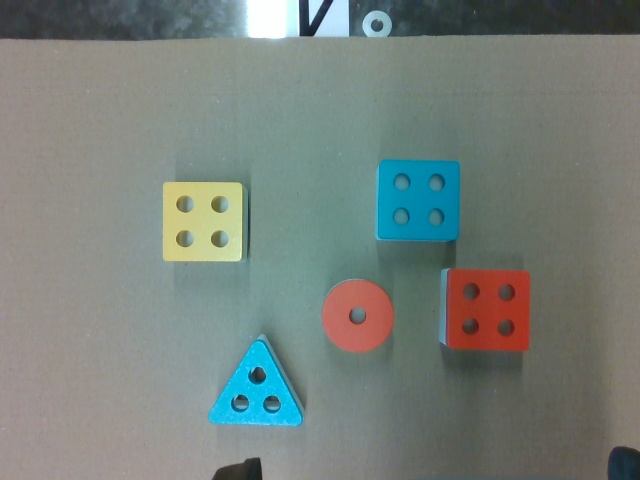
#> input picture scripts/realsense_20250416_163653.jpg, 640 x 480 px
$ python shape_color_detection.py --image realsense_20250416_163653.jpg
#> lines starting #> are read from the running program, lines starting #| are printed output that depends on the picture; after the words box and inside, x2 and y2 are one past the last pixel; in counts of white or black regions, pixels touching at a corner belong together
#> in main, image is the input picture: shape (480, 640, 3); mean B, G, R 123.5, 128.6, 119.1
import cv2
import numpy as np
import argparse
from ultralytics import YOLO
import math

def detect_shapes_and_colors(image, target_object, roi_offset=(0, 0)):
    # Make a copy of the original image
#> called with target_object = 'all', roi_offset = (0, 0)
    original = image.copy()
    result = image.copy()
    all_detected_objects = []
    detected_squares = []

    # Store ROI offset
    roi_x, roi_y = roi_offset

    # Apply preprocessing to improve detection
    # Multiple blur techniques for better noise reduction
    blurred = cv2.GaussianBlur(image, (5, 5), 0)
    bilateral = cv2.bilateralFilter(image, 9, 75, 75)  # Preserves edges better

    # Convert both to HSV color space
    hsv = cv2.cvtColor(blurred, cv2.COLOR_BGR2HSV)
#> hsv: shape (480, 640, 3); mean H, S, V 54.6, 42.5, 134.8
    hsv_bilateral = cv2.cvtColor(bilateral, cv2.COLOR_BGR2HSV)
#> hsv_bilateral: shape (480, 640, 3); mean H, S, V 54.4, 42.4, 134.8

    # Define HSV color ranges with more tolerance
    # Red objects (circle and square) - handling the wrap-around of hue
    red_lower1 = np.array([0, 100, 100])
    red_upper1 = np.array([20, 255, 255])
    red_lower2 = np.array([160, 100, 100])
    red_upper2 = np.array([180, 255, 255])

    # Blue objects (triangle and square)
    blue_lower = np.array([85, 70, 70])
    blue_upper = np.array([170, 255, 255])

    # Improved (broader with lower saturation threshold):
    yellow_lower = np.array([15, 40, 40])  # Lower saturation/value thresholds
    yellow_upper = np.array([50, 255, 255])  # Wider hue range

    # Create color masks based on target object
    red_mask = None
    blue_mask = None
    yellow_mask = None

    # Create masks for the requested objects
    if target_object in ["red_circle", "red_square", "all"]:
        red_mask1 = cv2.inRange(hsv, red_lower1, red_upper1)
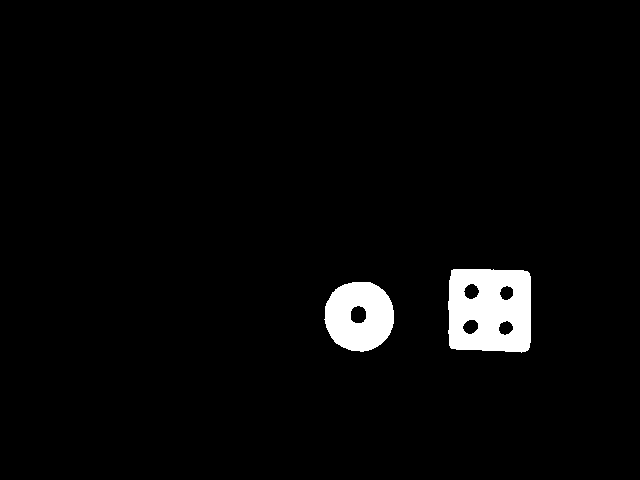
#> red_mask1: shape (480, 640); 3.2% white; 2 white regions, box (x1, y1, x2, y2) and area: (448, 269, 531, 353) 6027, (324, 282, 394, 352) 3670
        red_mask2 = cv2.inRange(hsv, red_lower2, red_upper2)
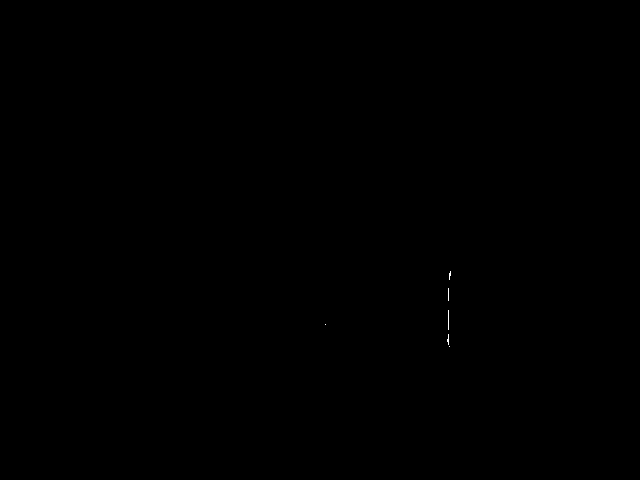
#> red_mask2: shape (480, 640); 0.02% white in thin lines or dots, all inside (x1, y1, x2, y2) = (325, 271, 451, 347)
        red_mask = cv2.bitwise_or(red_mask1, red_mask2)
#> red_mask: shape (480, 640); 3.2% white; 2 white regions, box (x1, y1, x2, y2) and area: (447, 269, 531, 353) 6087, (324, 282, 394, 352) 3671

        # Try with bilateral filter too
        red_mask1_bi = cv2.inRange(hsv_bilateral, red_lower1, red_upper1)
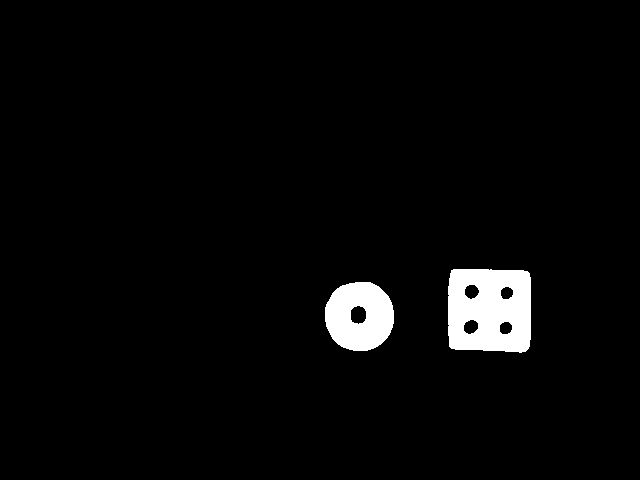
#> red_mask1_bi: shape (480, 640); 3.2% white; 2 white regions, box (x1, y1, x2, y2) and area: (448, 269, 531, 353) 6128, (325, 282, 394, 351) 3623
        red_mask2_bi = cv2.inRange(hsv_bilateral, red_lower2, red_upper2)
#> red_mask2_bi: shape (480, 640); 0.02% white in thin lines or dots, all inside (x1, y1, x2, y2) = (447, 272, 451, 345)
        red_mask_bi = cv2.bitwise_or(red_mask1_bi, red_mask2_bi)
#> red_mask_bi: shape (480, 640); 3.2% white; 2 white regions, box (x1, y1, x2, y2) and area: (447, 269, 531, 353) 6187, (325, 282, 394, 351) 3623

        # Combine both masks
        red_mask = cv2.bitwise_or(red_mask, red_mask_bi)
#> red_mask: shape (480, 640); 3.2% white; 2 white regions, box (x1, y1, x2, y2) and area: (447, 269, 531, 353) 6198, (324, 282, 394, 352) 3671

        # Apply morphological operations
        kernel = np.ones((5, 5), np.uint8)
        red_mask = cv2.morphologyEx(red_mask, cv2.MORPH_OPEN, kernel)
#> red_mask: shape (480, 640); 3.2% white; 2 white regions, box (x1, y1, x2, y2) and area: (447, 269, 531, 352) 6194, (325, 282, 394, 351) 3666
        red_mask = cv2.morphologyEx(red_mask, cv2.MORPH_CLOSE, kernel)
#> red_mask: shape (480, 640); 3.2% white; 2 white regions, box (x1, y1, x2, y2) and area: (447, 269, 531, 352) 6210, (325, 282, 394, 351) 3669

    if target_object in ["blue_triangle", "blue_square", "all"]:
        blue_mask = cv2.inRange(hsv, blue_lower, blue_upper)
#> blue_mask: shape (480, 640); 5.4% white; 33 white regions (23 under 20 px), largest, box (x1, y1, x2, y2) and area: (368, 157, 462, 267) 8020, (207, 333, 305, 428) 5631, (339, 0, 417, 36) 1569

        # Try with bilateral filter too
        blue_mask_bi = cv2.inRange(hsv_bilateral, blue_lower, blue_upper)
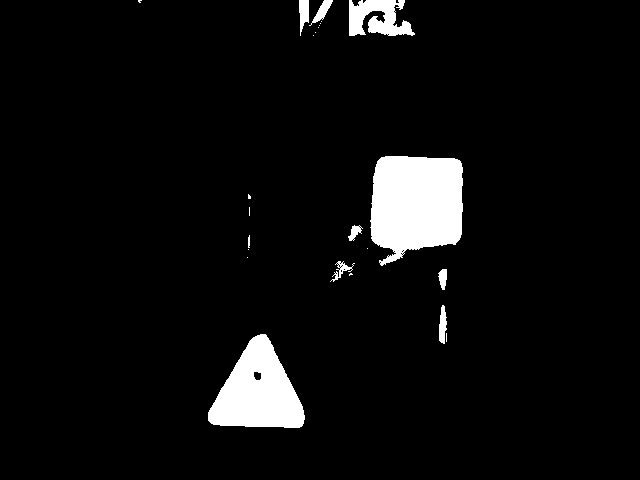
#> blue_mask_bi: shape (480, 640); 5.4% white; 24 white regions (14 under 20 px), largest, box (x1, y1, x2, y2) and area: (370, 156, 463, 266) 8180, (208, 334, 305, 428) 5612, (349, 0, 415, 36) 1592

        # Combine both masks
        blue_mask = cv2.bitwise_or(blue_mask, blue_mask_bi)
#> blue_mask: shape (480, 640); 5.6% white; 26 white regions (17 under 20 px), largest, box (x1, y1, x2, y2) and area: (368, 156, 463, 267) 8240, (207, 333, 305, 428) 5691, (339, 0, 417, 36) 1726

        # Apply morphological operations
        kernel = np.ones((5, 5), np.uint8)
        blue_mask = cv2.morphologyEx(blue_mask, cv2.MORPH_OPEN, kernel)
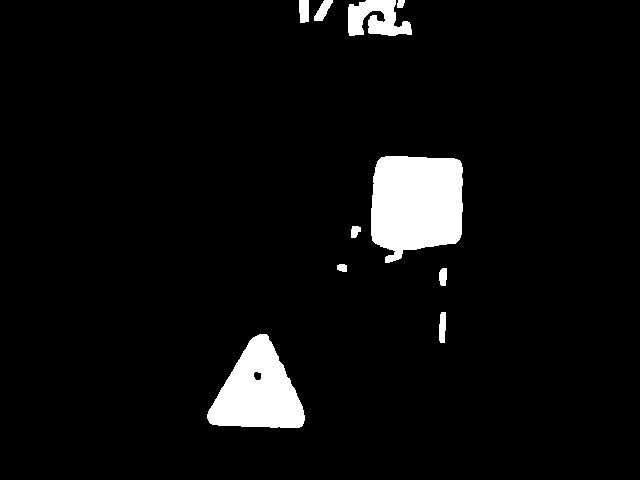
#> blue_mask: shape (480, 640); 5.3% white; 10 white regions, largest, box (x1, y1, x2, y2) and area: (371, 156, 463, 263) 8154, (207, 334, 305, 428) 5688, (348, 0, 412, 36) 1561
        blue_mask = cv2.morphologyEx(blue_mask, cv2.MORPH_CLOSE, kernel)
#> blue_mask: shape (480, 640); 5.4% white; 9 white regions, largest, box (x1, y1, x2, y2) and area: (371, 156, 463, 263) 8160, (207, 334, 305, 428) 5701, (348, 0, 412, 36) 1735

    if target_object in ["yellow_square", "all"]:
        yellow_mask = cv2.inRange(hsv, yellow_lower, yellow_upper)
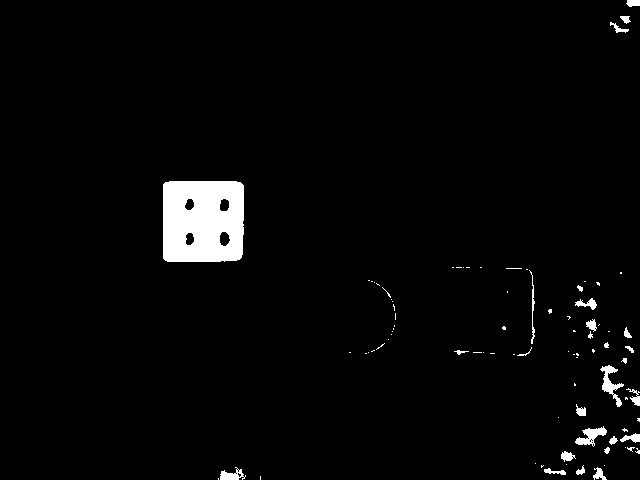
#> yellow_mask: shape (480, 640); 2.8% white; 86 white regions (59 under 20 px), largest, box (x1, y1, x2, y2) and area: (163, 181, 244, 262) 6113, (600, 365, 624, 407) 353, (575, 426, 607, 447) 300

        # Try with bilateral filter too
        yellow_mask_bi = cv2.inRange(hsv_bilateral, yellow_lower, yellow_upper)
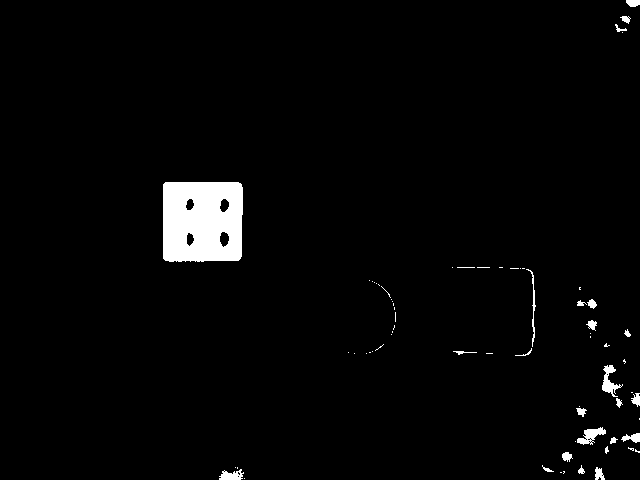
#> yellow_mask_bi: shape (480, 640); 2.6% white; 69 white regions (45 under 20 px), largest, box (x1, y1, x2, y2) and area: (163, 182, 243, 262) 5954, (602, 365, 623, 397) 271, (577, 427, 606, 445) 250

        # Combine both masks
        yellow_mask = cv2.bitwise_or(yellow_mask, yellow_mask_bi)
#> yellow_mask: shape (480, 640); 2.9% white; 78 white regions (50 under 20 px), largest, box (x1, y1, x2, y2) and area: (163, 181, 244, 262) 6157, (600, 365, 624, 408) 383, (575, 426, 607, 447) 319

        # Apply morphological operations
        kernel = np.ones((5, 5), np.uint8)
        yellow_mask = cv2.morphologyEx(yellow_mask, cv2.MORPH_OPEN, kernel)
#> yellow_mask: shape (480, 640); 2.5% white; 19 white regions, largest, box (x1, y1, x2, y2) and area: (163, 181, 244, 262) 6154, (576, 428, 606, 445) 272, (602, 378, 617, 393) 152
#> (the rest of the program and of its run is left out)
